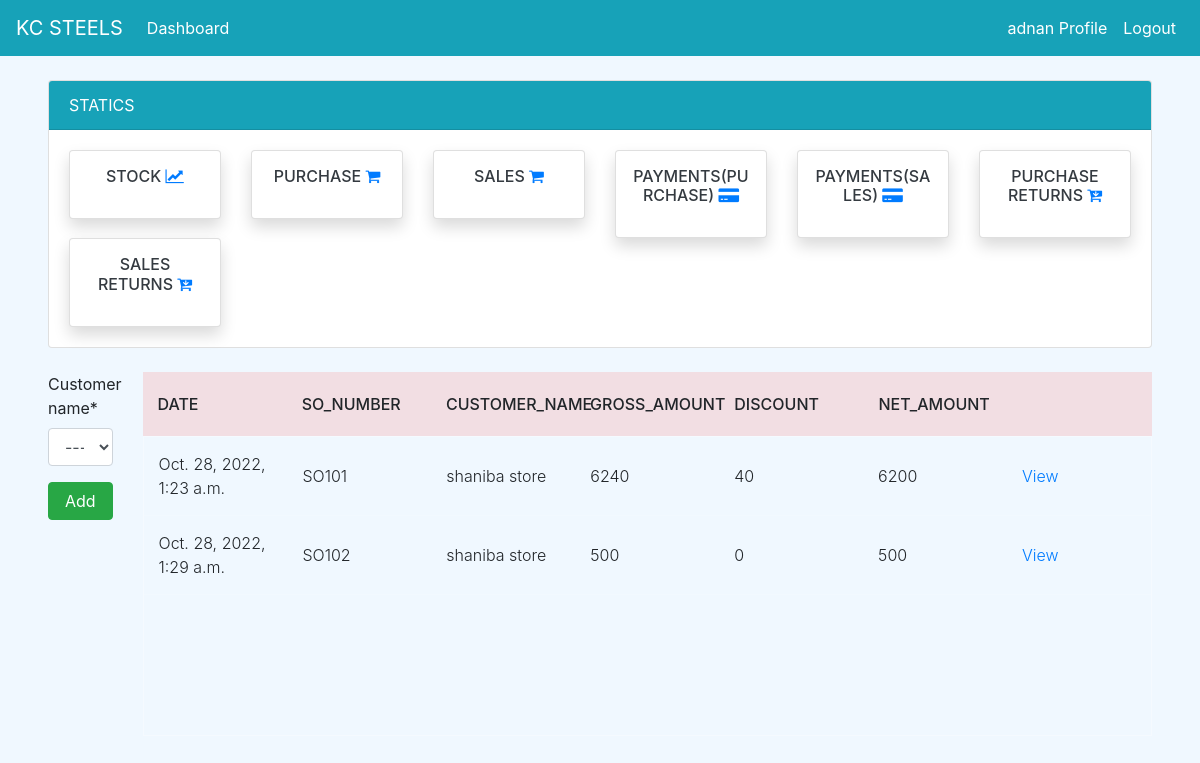
Page /sales/ (signed in) on the earlier database version.
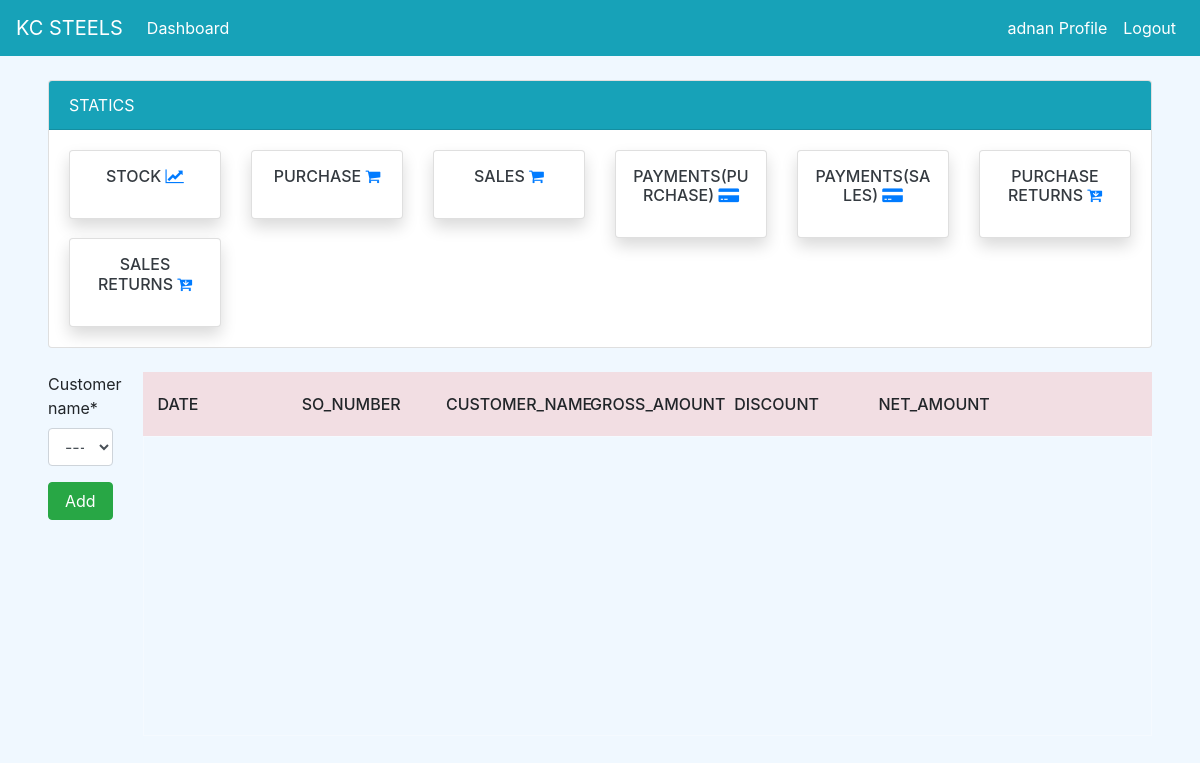
Same page on the later database version.
### dashboard/models.py (models this page shows, shortened)
class SalesOrder(models.Model):
    date = models.DateTimeField(auto_now_add=True)
    so_no = models.IntegerField(null=True)
    so_number = models.CharField(max_length=100, null=True, unique=True)
    customer_name = models.ForeignKey(Customer, on_delete=models.CASCADE,null=True)
    gross_amount = models.PositiveIntegerField(null=True)
    discount = models.PositiveIntegerField(null=True)
    net_amount = models.PositiveIntegerField(null=True)
    net_pending = models.PositiveIntegerField(null=True,default=0)
    status = models.BooleanField(default=False,null=True)

class Customer(models.Model):
    customer_no = models.IntegerField(null=True)
    customer_id = models.CharField(max_length=100, null=True, blank=True, unique=True)
    customer_name = models.CharField(max_length=100,null=True)
    customer_address = models.CharField(max_length=200,null=True)
    customer_mobile = models.CharField(max_length=15,null=True)
    def __str__(self):
            return self.customer_name

### dashboard/views.py (the view)
# urls.py: path('sales/',views.sales,name='sales'),
@login_required
def sales(request):
    customers = Customer.objects.all()
    sales_orders = SalesOrder.objects.all()
    so_n = 101 if SalesOrder.objects.count() == 0 else SalesOrder.objects.aggregate(max=Max('so_no'))["max"] + 1
    if request.method == 'POST':
        form = SalesOrderForm(request.POST)
        cus = request.POST.get('customer_name')
        cus1 = customers.get(id=cus)
        if form.is_valid():
            SalesOrder(so_no=so_n,so_number=(f'{"SO"}{so_n}'),customer_name=cus1).save()
            po = (f'{"SO"}{so_n}')
            cus2 = sales_orders.values('so_number').filter(so_number=po)[0]['so_number']
            return redirect("sales_add" ,cus2)
    else:
        form = SalesOrderForm
    context = {
        'sales_orders' : sales_orders,
        'form' : form,
    }
    return render(request, 'sales/sales_orders.html',context)

### templates/sales/sales_orders.html (shortened to what this page needs)
{% extends 'partial/base.html' %}
{% load crispy_forms_tags %}
{% block content %}
{% if user.is_authenticated and user.is_superuser %}
{% else %}
{% include 'partial/topnav_staff.html'%}
<div class="mx-5">
    <div class="row my-4">
        <div class="col-md-1">
            <form method = "POST">
                {{form|crispy}}
                <input class="btn btn-success btn-block" data-backdrop="static" type="submit" value="Add">
            </form>
        </div>
        <div class="col-md-11">
            <div class="tbl-header">
                <table cellpadding="0" cellspacing="0" border="0">
                  <thead>
                    <tr>
                      <th scope="col">Date</th>
                      <th scope="col">SO_number</th>
                      <th scope="col">Customer_name</th>
                      <th scope="col">Gross_amount</th>
                      <th scope="col">Discount</th>
                      <th scope="col">Net_Amount</th>
                      <th scope="col"></th>
                    </tr>
                  </thead>
                </table>
              </div>
              <div class="tbl-content">
                <table cellpadding="0" cellspacing="0" border="0">
                  <tbody>
                    {% for sales_order in sales_orders %}
                      <tr>
                        <td>{{ sales_order.date }}</td>
                        <td>{{ sales_order.so_number }}</td>
                        <td>{{ sales_order.customer_name }}</td>
                        <td>{{ sales_order.gross_amount }}</td>
                        <td>{{ sales_order.discount }}</td>
                        <td>{{ sales_order.net_amount }}</td>
                        <td><a href="{% url 'sales_view' sales_order.id %}">View</a></td>
                      </tr>
                    {% endfor %}
                  </tbody>
                </table>
              </div>
        </div>
    </div>
</div
{% endif %}
{% endblock %}

Differences in the rows shown:
removed SalesOrder: date "Oct. 28, 2022, 1:23 a.m.", so_number "SO101", customer_name "shaniba store", gross_amount "6240", discount "40", net_amount "6200"
removed SalesOrder: date "Oct. 28, 2022, 1:29 a.m.", so_number "SO102", customer_name "shaniba store", gross_amount "500", discount "0", net_amount "500"
